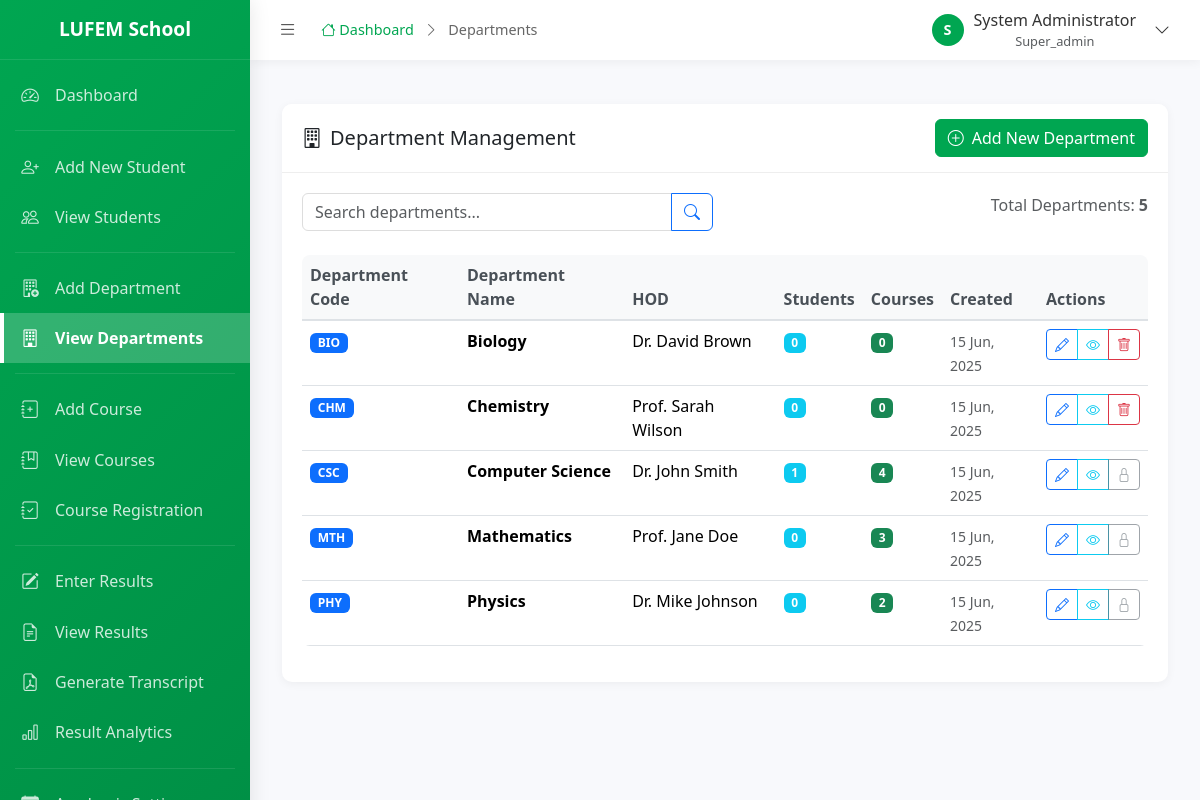
The page /admin/departments/index.php (signed in) on the database its author committed.
### tables this page shows
CREATE TABLE `institutions` (
  `institution_id` int(11) NOT NULL AUTO_INCREMENT,
  `institution_name` varchar(255) NOT NULL,
  `institution_code` varchar(20) NOT NULL,
  `address` text,
  `phone` varchar(20),
  `email` varchar(100),
  `website` varchar(100),
  `logo_path` varchar(255),
  `primary_color` varchar(7) DEFAULT '#00A651',
  `secondary_color` varchar(7) DEFAULT '#FFFFFF',
  `is_active` tinyint(1) DEFAULT 1,
  `created_at` timestamp NOT NULL DEFAULT CURRENT_TIMESTAMP,
  `updated_at` timestamp NOT NULL DEFAULT CURRENT_TIMESTAMP ON UPDATE CURRENT_TIMESTAMP,
  PRIMARY KEY (`institution_id`),
  UNIQUE KEY `institution_code` (`institution_code`)
);

CREATE TABLE `users` (
  `user_id` int(11) NOT NULL AUTO_INCREMENT,
  `institution_id` int(11) NOT NULL,
  `username` varchar(50) NOT NULL,
  `password` varchar(255) NOT NULL,
  `email` varchar(100),
  `full_name` varchar(255) NOT NULL,
  `role` enum('super_admin','admin','student') NOT NULL DEFAULT 'student',
  `is_active` tinyint(1) DEFAULT 1,
  `last_login` timestamp NULL DEFAULT NULL,
  `created_at` timestamp NOT NULL DEFAULT CURRENT_TIMESTAMP,
  `updated_at` timestamp NOT NULL DEFAULT CURRENT_TIMESTAMP ON UPDATE CURRENT_TIMESTAMP,
  PRIMARY KEY (`user_id`),
  UNIQUE KEY `username` (`username`),
  KEY `institution_id` (`institution_id`),
  FOREIGN KEY (`institution_id`) REFERENCES `institutions` (`institution_id`) ON DELETE CASCADE
);

CREATE TABLE `departments` (
  `department_id` int(11) NOT NULL AUTO_INCREMENT,
  `institution_id` int(11) NOT NULL,
  `department_name` varchar(255) NOT NULL,
  `department_code` varchar(20) NOT NULL,
  `hod_name` varchar(255),
  `description` text,
  `is_active` tinyint(1) DEFAULT 1,
  `created_at` timestamp NOT NULL DEFAULT CURRENT_TIMESTAMP,
  `updated_at` timestamp NOT NULL DEFAULT CURRENT_TIMESTAMP ON UPDATE CURRENT_TIMESTAMP,
  PRIMARY KEY (`department_id`),
  UNIQUE KEY `dept_code_institution` (`department_code`, `institution_id`),
  KEY `institution_id` (`institution_id`),
  FOREIGN KEY (`institution_id`) REFERENCES `institutions` (`institution_id`) ON DELETE CASCADE
);

### admin/departments/index.php (the view, shortened to what the rows shown need)
<?php
require_once '../../includes/functions.php';
$db = new Database();
$institution_id = get_institution_id();
$search = isset($_GET['search']) ? clean_input($_GET['search']) : '';
$query = "SELECT d.*,
          (SELECT COUNT(*) FROM students s WHERE s.department_id = d.department_id) as student_count,
          (SELECT COUNT(*) FROM courses c WHERE c.department_id = d.department_id) as course_count
          FROM departments d
          WHERE d.institution_id = :institution_id";
$params = [':institution_id' => $institution_id];
$query .= " ORDER BY d.department_name ASC";
$db->query($query);
foreach ($params as $param => $value) {
    $db->bind($param, $value);
}
$departments = $db->resultSet();
include_once '../includes/header.php';
?>
<div class="container-fluid py-4">
    <div class="row">
        <div class="col-12">
            <div class="card">
                <div class="card-body">
                    <div class="table-responsive">
                        <table class="table table-hover">
                            <thead class="table-light">
                                <tr>
                                    <th>Department Code</th>
                                    <th>Department Name</th>
                                    <th>HOD</th>
                                    <th>Students</th>
                                    <th>Courses</th>
                                    <th>Created</th>
                                    <th>Actions</th>
                                </tr>
                            </thead>
                            <tbody>
                                <?php if (empty($departments)): ?>
                                    <tr>
                                        <td colspan="7" class="text-center py-4">
                                            <div class="text-muted">
                                                <i class="bi bi-inbox display-4 d-block mb-2"></i>
                                                <?php if (!empty($search)): ?>
                                                    No departments found matching "<?php echo htmlspecialchars($search); ?>"
                                                <?php else: ?>
                                                    No departments found. <a href="add.php">Add the first department</a>
                                                <?php endif; ?>
                                            </div>
                                        </td>
                                    </tr>
                                <?php else: ?>
                                    <?php foreach ($departments as $department): ?>
                                        <tr>
                                            <td>
                                                <span class="badge bg-primary"><?php echo htmlspecialchars($department['department_code']); ?></span>
                                            </td>
                                            <td>
                                                <strong><?php echo htmlspecialchars($department['department_name']); ?></strong>
                                            </td>
                                            <td>
                                                <?php echo htmlspecialchars($department['hod_name'] ?: 'Not Assigned'); ?>
                                            </td>
                                            <td>
                                                <span class="badge bg-info"><?php echo $department['student_count']; ?></span>
                                            </td>
                                            <td>
                                                <span class="badge bg-success"><?php echo $department['course_count']; ?></span>
                                            </td>
                                            <td>
                                                <small class="text-muted"><?php echo format_date($department['created_at']); ?></small>
                                            </td>
                                            <td>
                                                <div class="btn-group btn-group-sm" role="group">
                                                    <a href="edit.php?id=<?php echo $department['department_id']; ?>"
                                                       class="btn btn-outline-primary" title="Edit">
                                                        <i class="bi bi-pencil"></i>
                                                    </a>
                                                    <a href="view.php?id=<?php echo $department['department_id']; ?>"
                                                       class="btn btn-outline-info" title="View Details">
                                                        <i class="bi bi-eye"></i>
                                                    </a>
                                                    <?php if ($department['student_count'] == 0 && $department['course_count'] == 0): ?>
                                                        <a href="?delete=<?php echo $department['department_id']; ?>"
                                                           class="btn btn-outline-danger btn-delete"
                                                           title="Delete"
                                                           data-item="<?php echo htmlspecialchars($department['department_name']); ?>">
                                                            <i class="bi bi-trash"></i>
                                                        </a>
                                                    <?php else: ?>
                                                        <button class="btn btn-outline-secondary" disabled title="Cannot delete - has students/courses">
                                                            <i class="bi bi-lock"></i>
                                                        </button>
                                                    <?php endif; ?>
                                                </div>
                                            </td>
                                        </tr>
                                    <?php endforeach; ?>
                                <?php endif; ?>
                            </tbody>
                        </table>
                    </div>
                </div>
            </div>
        </div>
    </div>
</div>
<?php include_once '../includes/footer.php'; ?>

### admin/includes/header.php (shortened to what the rows shown need)
<?php
$user_id = get_user_id();
$db = new Database();
$db->query("SELECT * FROM users WHERE user_id = :user_id");
$db->bind(':user_id', $user_id);
$user = $db->single();
$institution_id = get_institution_id();
$db->query("SELECT * FROM institutions WHERE institution_id = :institution_id");
$db->bind(':institution_id', $institution_id);
$institution = $db->single();
?>
<!DOCTYPE html>
<html lang="en">
<head>
    <link href="https://cdn.jsdelivr.net/npm/bootstrap@5.3.3/dist/css/bootstrap.min.css" rel="stylesheet">
    <link href="https://cdn.jsdelivr.net/npm/bootstrap-icons@1.11.1/font/bootstrap-icons.css" rel="stylesheet">
</head>
<body>
    <div id="sidebar-wrapper">
        <div class="sidebar-heading">
            <span class="school-name"><?php echo $institution['institution_name'] ?? 'LUFEM School'; ?></span>
        </div>
    </div>
    <div id="page-content-wrapper">
        <div class="topbar">
            <div class="user-dropdown">
                <button class="user-dropdown-toggle" id="userDropdownToggle">
                    <div class="user-avatar">
                        <?php echo strtoupper(substr($user['full_name'], 0, 1)); ?>
                    </div>
                    <div class="user-info d-none d-md-block">
                        <div class="user-name"><?php echo $user['full_name']; ?></div>
                        <div class="user-role text-muted" style="font-size: 0.8rem;"><?php echo ucfirst($user['role']); ?></div>
                    </div>
                    <i class="bi bi-chevron-down ms-2"></i>
                </button>
            </div>
        </div>
        <div class="main-content">

### rows shown on the page
institutions: institution_name "LUFEM School"
users: full_name "S", full_name "System Administrator", role "Super_admin"
departments: department_code "BIO", department_name "Biology", hod_name "Dr. David Brown", student_count "0", course_count "0", created_at "15 Jun, 2025"
departments: department_code "CHM", department_name "Chemistry", hod_name "Prof. Sarah Wilson", student_count "0", course_count "0", created_at "15 Jun, 2025"
departments: department_code "CSC", department_name "Computer Science", hod_name "Dr. John Smith", student_count "1", course_count "4", created_at "15 Jun, 2025"
departments: department_code "MTH", department_name "Mathematics", hod_name "Prof. Jane Doe", student_count "0", course_count "3", created_at "15 Jun, 2025"
departments: department_code "PHY", department_name "Physics", hod_name "Dr. Mike Johnson", student_count "0", course_count "2", created_at "15 Jun, 2025"

### other values the page prints
$breadcrumb "Departments"
count($departments) "5"
